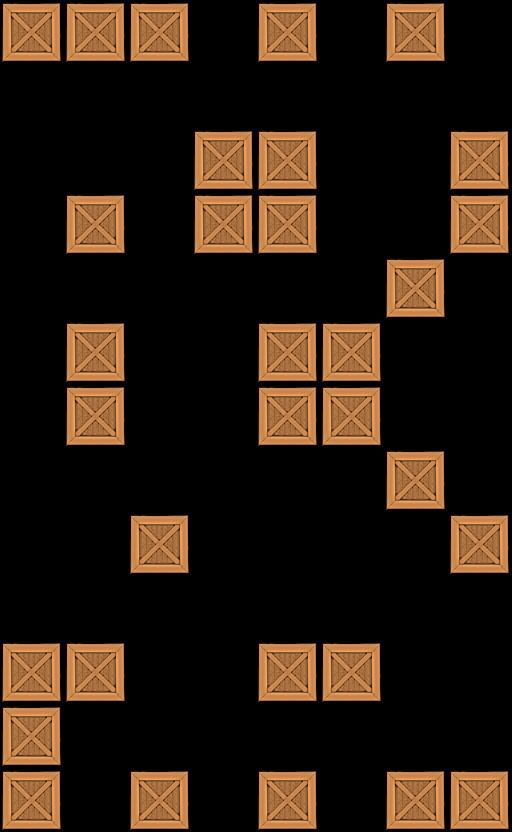

This game map was drawn from its Tiled (.tmx) file and the tilesets committed beside it. A one-line description and the trimmed map source follow:
An orthogonal 8x13 tile map with 64x64 px tiles, 1 tile layer (Tile Layer 1).

<map version="1.0" orientation="orthogonal" width="8" height="13" tilewidth="64" tileheight="64">
 <tileset firstgid="1" name="crate" tilewidth="64" tileheight="64">
  <image source="../../crate5.png" width="64" height="64" />
 </tileset>
 <layer name="Tile Layer 1" width="8" height="13">
  <data>[104 cells, 32 non-empty, 1 distinct tile ids]</data>
 </layer>
</map>
